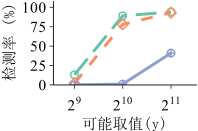

This chart was generated by the following R code:
library(grid)
library(ggplot2)
library(extrafont)
require("RColorBrewer")
require(scales)
font_import()
loadfonts()

mywidth=2
myheight=1.4
my_value=c(1,5,10)
my_line=c("longdash","dashed","solid")
abbrev_x <- c(expression(2^9), expression(2^10),expression(2^11))
if(T){
    args <- commandArgs(trailingOnly = TRUE)
    x1 <- read.table("varyFileNumber_linux.data",header=TRUE)
    cairo_pdf(file="varyFileNumber_linux.pdf", width=mywidth, height=myheight)
    # x1$ID <- factor(x1$ID, levels=c("1K","5K","10K"), labels=c("W=1K","W=5K","W=10K"))
    x1$type <- factor(x1$type, levels=c("firstFeature","minFeature","allFeature"), labels=c("firstFeature","minFeature","allFeature"))
    ggplot(data=x1, aes(x=ID,y=ratio,shape=type,linetype=type, colour=type)) +
    geom_line(size=1) + 
    geom_point(size=2, stroke=0.75, fill="white") +
    scale_shape_manual(values=c(my_value)) +
    scale_colour_brewer(palette = "Set2") + 
    scale_linetype_manual(values=c(my_line)) +
    coord_cartesian(ylim=c(0.048, 1.03),xlim=c(0.7,3.4)) +
    scale_x_continuous(breaks=c(1,2,3),labels=abbrev_x) +
    scale_y_continuous(breaks=seq(0, 1, 0.25), labels=format(seq(0, 100, 25), scientific=FALSE)) +
    ylab("检测率 (%)") +
    xlab("可能取值(y)") +
    theme_bw() +
    theme(
        panel.grid.major=element_blank(), panel.grid.minor=element_blank(),
	    panel.background=element_blank(), 
	    # panel.border=element_rect(size=0.5),
	    panel.border = element_blank(),
	    axis.line=element_line(colour="black", size=0.3),
	    axis.ticks=element_line(size=0.3),
        axis.text.x=element_text(margin=margin(5,0,0,0), angle=0, hjust=0.5, colour="black", size=11,family="Times New Roman"),
        axis.title.y=element_text(size=11, hjust=0.85,family="SimSun"),
        axis.text.y=element_text(margin=margin(0, 2, 0, 0),colour="black",size=11,family="Times New Roman"),
        axis.title.x=element_text(size=11,family="SimSun"),
        legend.title = element_blank(),
        legend.key.size=unit(0.3, "cm"),
        legend.text=element_text(size=20),
        # legend.position=c(0.3,0.82),
        legend.position="none",
        legend.direction="vertical",
        legend.margin = margin(t = 0, unit='cm'),
        plot.margin=unit(c(0.1,0.1,0.1,0.1), "cm")
    )
}
